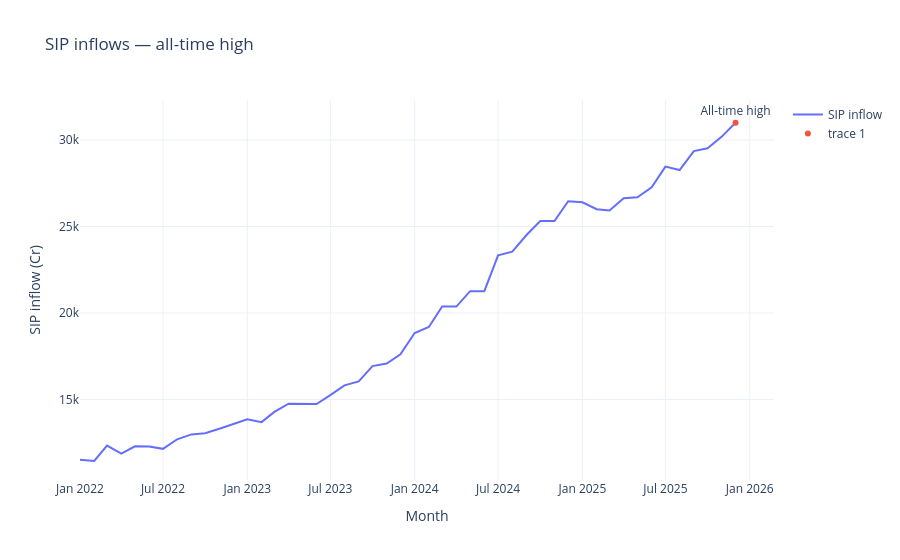

The code cell stored with this chart in its notebook:
### Code cell
# 12) SIP inflow all-time high annotation (from monthly_sip if possible)
if inflow_col in monthly_sip.columns:
    tmp = monthly_sip.copy()
    tmp['year_month'] = pd.to_datetime(tmp['year_month'] if 'year_month' in tmp.columns else tmp['month'], errors='coerce')
    tmp[inflow_col] = pd.to_numeric(tmp[inflow_col], errors='coerce')
    idx = tmp[inflow_col].idxmax()
    high_row = tmp.loc[idx]
    fig = go.Figure()
    fig.add_trace(go.Scatter(x=tmp['year_month'], y=tmp[inflow_col], mode='lines', name='SIP inflow'))
    fig.add_trace(go.Scatter(x=[high_row['year_month']], y=[high_row[inflow_col]], mode='markers+text', text=['All-time high'], textposition='top center'))
    fig.update_layout(title='SIP inflows — all-time high', template='plotly_white', xaxis_title='Month', yaxis_title='SIP inflow (Cr)')
    save_plotly(fig, '12_sip_all_time_high')
    fig.show()
else:
    print('SIP inflow column missing; skipping chart 12')
